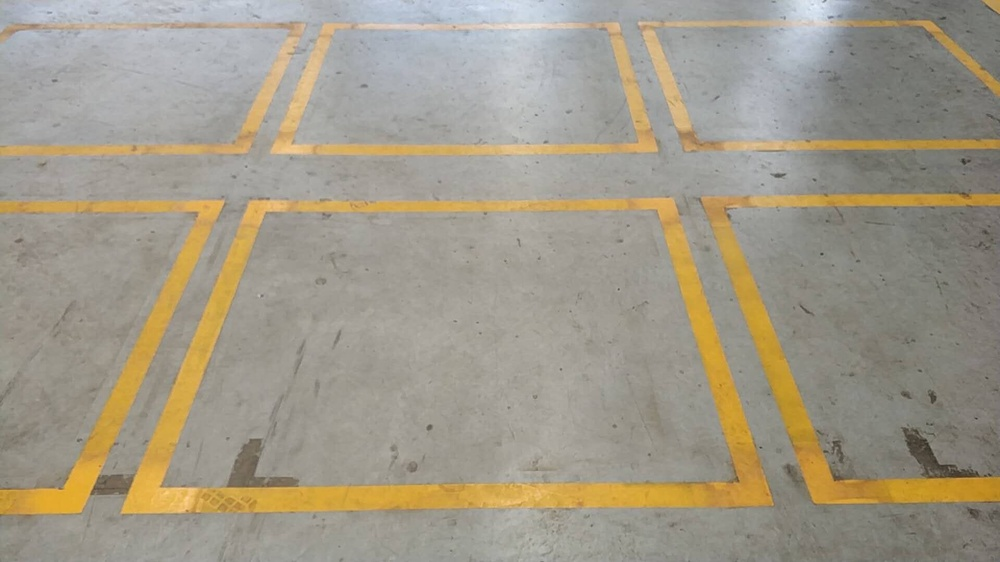
//> input picture data/agv/pic7.jpg, 1000 x 562 px, shrunk from 1920 x 1080 before the run
$ ./quad-segmentation   (built with g++ and OpenCV 4)
//> lines starting //> are read from the running program, lines starting //| are printed output that depends on the picture
/**
* Automatic perspective correction for quadrilateral objects. See the tutorial at
* http://opencv-code.com/tutorials/automatic-perspective-correction-for-quadrilateral-objects/
*/
#include <opencv2/imgproc/imgproc.hpp>
#include <opencv2/highgui/highgui.hpp>
#include <iostream>

cv::Point2f center(0, 0);

cv::Point2f computeIntersect(cv::Vec4i a,
	cv::Vec4i b)
{
	int x1 = a[0], y1 = a[1], x2 = a[2], y2 = a[3], x3 = b[0], y3 = b[1], x4 = b[2], y4 = b[3];
	float denom;

	if (float d = ((float)(x1 - x2) * (y3 - y4)) - ((y1 - y2) * (x3 - x4)))
	{
		cv::Point2f pt;
		pt.x = ((x1 * y2 - y1 * x2) * (x3 - x4) - (x1 - x2) * (x3 * y4 - y3 * x4)) / d;
		pt.y = ((x1 * y2 - y1 * x2) * (y3 - y4) - (y1 - y2) * (x3 * y4 - y3 * x4)) / d;
		return pt;
	}
	else
		return cv::Point2f(-1, -1);
}

void sortCorners(std::vector<cv::Point2f>& corners,
	cv::Point2f center)
{
	std::vector<cv::Point2f> top, bot;

	for (int i = 0; i < corners.size(); i++)
	{
		if (corners[i].y < center.y)
			top.push_back(corners[i]);
		else
			bot.push_back(corners[i]);
	}
	corners.clear();

	if (top.size() == 2 && bot.size() == 2){
		cv::Point2f tl = top[0].x > top[1].x ? top[1] : top[0];
		cv::Point2f tr = top[0].x > top[1].x ? top[0] : top[1];
		cv::Point2f bl = bot[0].x > bot[1].x ? bot[1] : bot[0];
		cv::Point2f br = bot[0].x > bot[1].x ? bot[0] : bot[1];


		corners.push_back(tl);
		corners.push_back(tr);
		corners.push_back(br);
		corners.push_back(bl);
	}
}

int main()
{
	cv::Mat src = cv::imread("pic7.jpg");
//> src is the input picture: 562 rows x 1000 cols, CV_8UC3; mean B, G, R 136.5, 153.3, 160.8
	if (src.empty())
		return -1;

	cv::Mat bw;
	cv::cvtColor(src, bw, CV_BGR2GRAY);
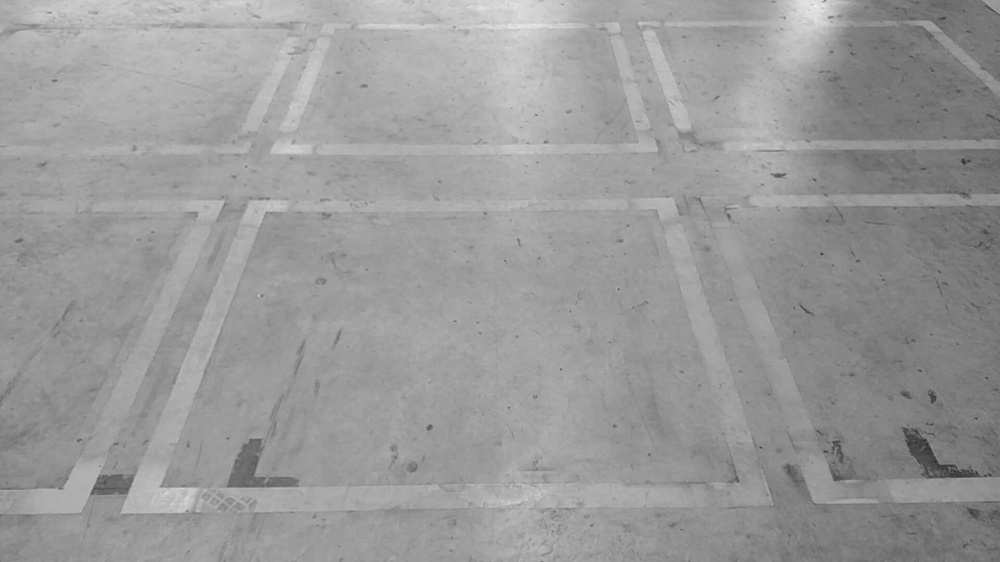
//> bw: 562 rows x 1000 cols, CV_8UC1; min 47, max 241, mean 153.6
	cv::blur(bw, bw, cv::Size(3, 3));
	cv::Canny(bw, bw, 100, 100, 3);
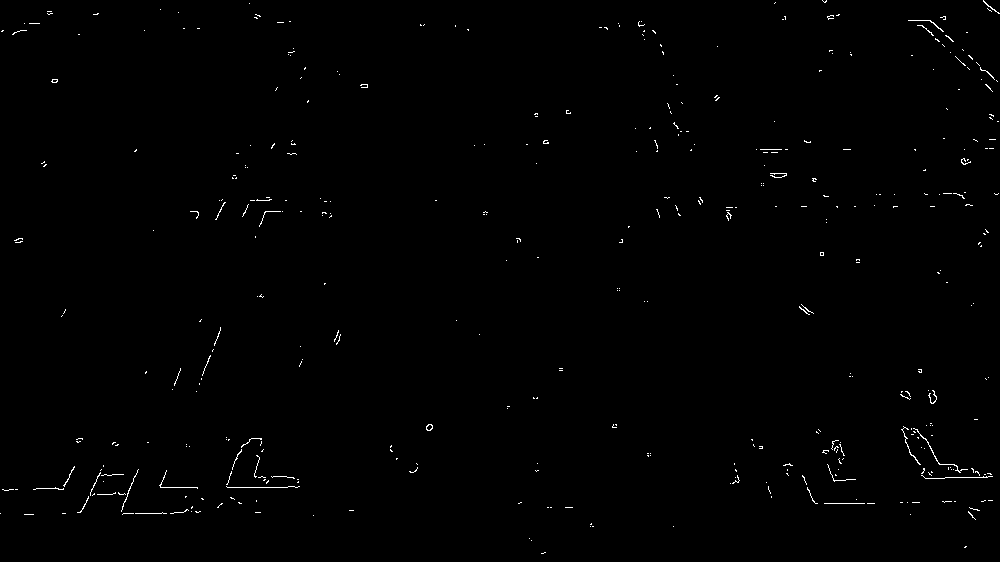
//> bw: 562 rows x 1000 cols, CV_8UC1; 0.53% white in thin lines or dots

	std::vector<cv::Vec4i> lines;
	cv::HoughLinesP(bw, lines, 1, CV_PI / 180, 70, 30, 10);
//> lines = 4 lines (x1, y1, x2, y2): [227, 487, 297, 487], [945, 477, 992, 476], [255, 237, 270, 199], [160, 487, 197, 487]

	// Expand the lines
	for (int i = 0; i < lines.size(); i++)
	{
		cv::Vec4i v = lines[i];
		lines[i][0] = 0;
		lines[i][1] = ((float)v[1] - v[3]) / (v[0] - v[2]) * -v[0] + v[1];
		lines[i][2] = src.cols;
		lines[i][3] = ((float)v[1] - v[3]) / (v[0] - v[2]) * (src.cols - v[2]) + v[3];
	}
//> this loop made 4 passes

	std::vector<cv::Point2f> corners;
	for (int i = 0; i < lines.size(); i++)
	{
		for (int j = i + 1; j < lines.size(); j++)
		{
			cv::Point2f pt = computeIntersect(lines[i], lines[j]);
			if (pt.x >= 0 && pt.y >= 0)
				corners.push_back(pt);
		}
	}
//> this loop made 4 passes
//> after the loop, corners = 5 Points (x, y): [454.6, 487], [156.3, 487], [153.7, 493.6], [454.6, 487], [156.3, 487]

	std::vector<cv::Point2f> approx;
	cv::approxPolyDP(cv::Mat(corners), approx, cv::arcLength(cv::Mat(corners), true) * 0.02, true);
//> approx = 2 Points (x, y): [454.6, 487], [153.7, 493.6]

	if (approx.size() != 4)
	{
		std::cout << "The object is not quadrilateral!" << std::endl;
//> (the run ends here: the program exits with an error code, at `return -1;`)

$ run again, with data/agv/pic8.jpg copied over data/agv/pic7.jpg
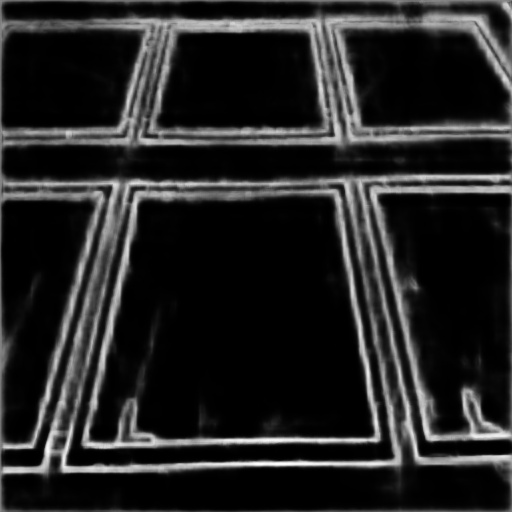
//> input picture data/agv/pic8.jpg, 512 x 512 px
//> src is the input picture: 512 rows x 512 cols, CV_8UC3; min 0, max 255, mean 35.7
//> `cv::Canny(bw, bw, 100, 100, 3);`:
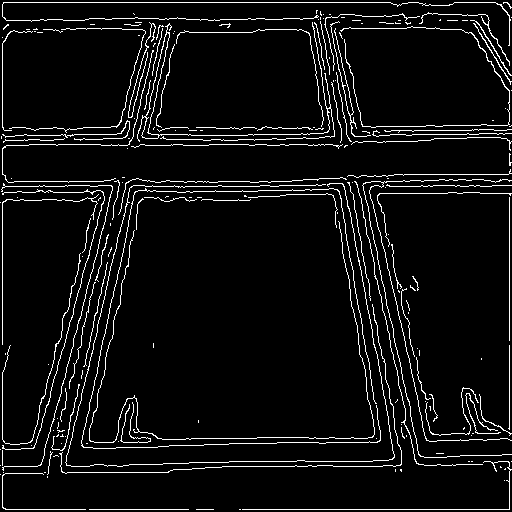
//> bw: 512 rows x 512 cols, CV_8UC1; 6% white in thin lines or dots
//> `cv::HoughLinesP(bw, lines, 1, CV_PI / 180, 70, 30, 10);`: lines = 124 lines (x1, y1, x2, y2), first 8: [3, 2, 390, 2], [239, 509, 509, 509], [509, 439, 509, 61], [2, 344, 2, 187], [455, 186, 491, 186], [248, 134, 309, 134], [147, 181, 291, 181], [333, 466, 395, 466]
//> the loop `for (int i = 0; i < lines.size(); i++)` made 124 passes
//> after the loop `for (int i = 0; i < lines.size(); i++)`: lines = 124 items, first 8: [0, 2, 512, 2], [0, 509, 512, 509], [0, -2147483648, 512, -2147483648], [0, -2147483648, 512, -2147483648], [0, 186, 512, 186], [0, 134, 512, 134], [0, 181, 512, 181], [0, 466, 512, 466]
//> the loop `for (int i = 0; i < lines.size(); i++)` made 124 passes
//> after the loop `for (int i = 0; i < lines.size(); i++)`: corners = 4811 Points (x, y), first 12: [173.3, 2], [307.9, 2], [32109.7, 2], [8448, 2], [166.7, 2], [32475.4, 2], [26396.5, 2], [175.2, 2], [8320, 2], [164.2, 2], [309.6, 2], [10865.8, 2]
//> approx = 1 Point (x, y): [5678.6, 27557.8]
